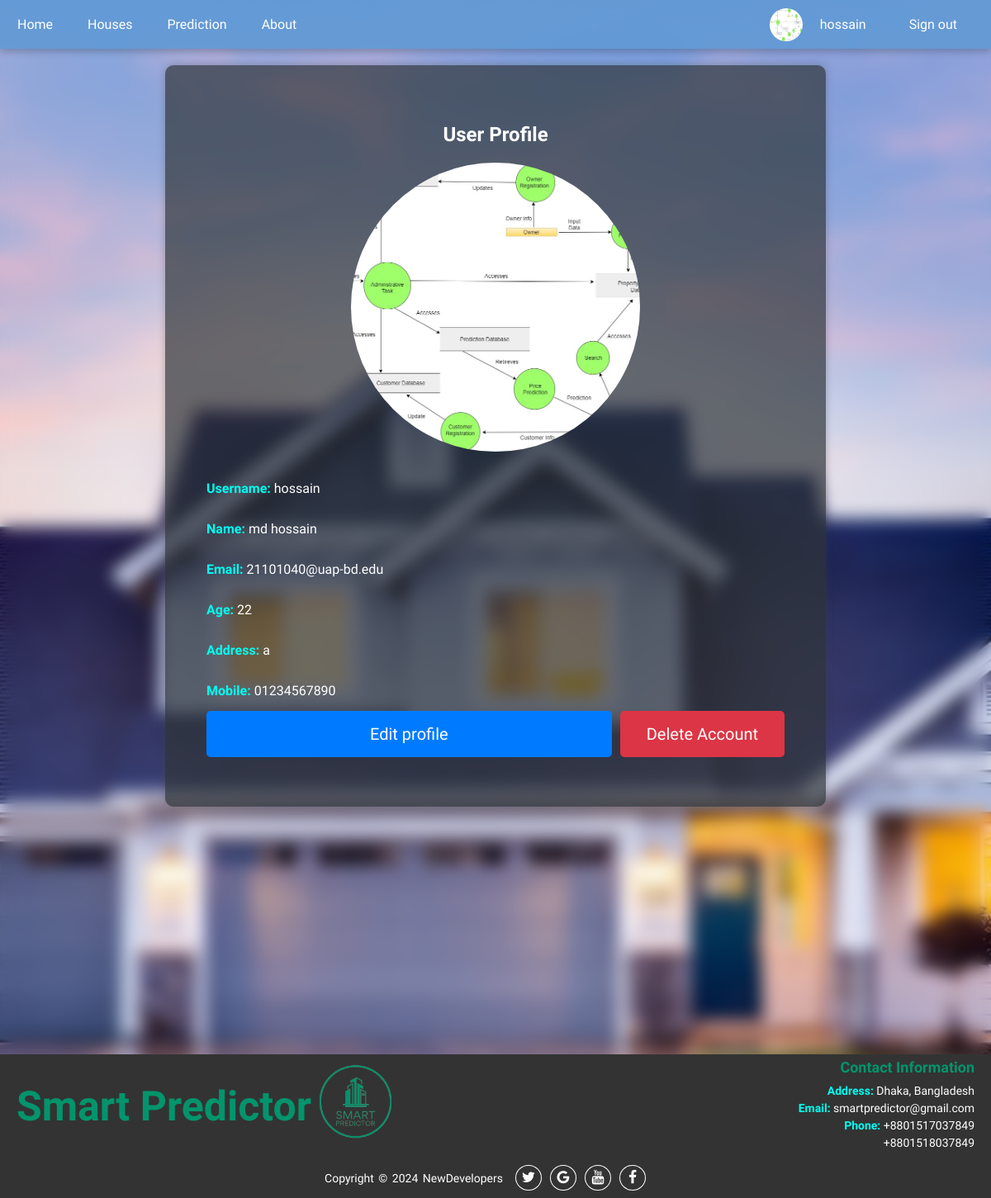
The app's page /user_profile/ (signed in) with its own data.
### myapp/models.py (models this page shows, shortened)
class UserProfile(models.Model):
    user = models.OneToOneField(User, on_delete=models.CASCADE)
    age = models.IntegerField()
    address = models.CharField(max_length=255)
    mobile = models.CharField(max_length=15)
    GENDER_CHOICES = (
        ('Male', 'Male'),
        ('Female', 'Female'),
    )
    gender = models.CharField(max_length=10, choices=GENDER_CHOICES)
    profile_picture = models.ImageField(upload_to="profile_pictures", blank=True, null=True)
    def fullname(self):
        return f"{self.user.first_name} {self.user.last_name}"

### myapp/views.py (the view, shortened to what this page needs)
# urls.py: path('user_profile/', views.user_profile, name='user_profile'),
@login_required
def user_profile(request):
    user_profile = UserProfile.objects.get(user=request.user)
    profile_form = UserProfileForm(instance=user_profile)
    user_form = UserForm(instance=request.user)
    context = {
        'user_profile': user_profile,
        'profile_form': profile_form,
        'user_form': user_form,
    }
    return render(request, 'user_profile.html', context)

### myapp/templates/user_profile.html (shortened to what this page needs)
{% extends 'base.html' %}
{% load static %}
{% block extra-styles %}
<link rel="stylesheet" href="{% static 'myapp/css/__user_profile.css' %}" />
{% endblock %}
{% block content %}
<div class="containerinfo" id="userProfileView" >
    <h2>User Profile</h2>
    {% if user_profile.profile_picture %}
        <div class="user-profile-picture">
            <img src="{{ user_profile.profile_picture.url }}" alt="Profile Picture">
        </div>
    {% else %}
        <p>No profile picture available</p><br>
    {% endif %}
    <div class="info">
        <p><strong>Username:</strong> {{ user_profile.user.username }}</p>
        <p><strong>Name:</strong> {{ user_profile.fullname }} </p>
        <p><strong>Email:</strong> {{ user_profile.user.email }}</p>
        <p><strong>Age:</strong> {{ user_profile.age }}</p>
        <p><strong>Address:</strong> {{ user_profile.address }}</p>
        <p><strong>Mobile:</strong> {{ user_profile.mobile }}</p>
    </div>
    <div class="button-container">
        <button id="editButton" class="b1">Edit profile</button>
        <form method="post">
            <button type="submit" name="delete_account" class="b2">Delete Account</button>
        </form>
    </div>
</div>
{% endblock %}

### myapp/templates/base.html (shortened to what this page needs)
<!DOCTYPE html>
{% load static %}
<html lang="en">
<head>
    <link rel="stylesheet" href="https://stackpath.bootstrapcdn.com/font-awesome/4.7.0/css/font-awesome.min.css">
    <link rel="stylesheet" href="{% static 'myapp/css/__base.css' %}" />
    {% block extra-styles %} {% endblock %}
</head>
<body>
    <div class="topnav">
        <a href="{% url 'home' %}">Home</a>
        <a href="{% url 'houses' %}">Houses</a>
        <a href="{% url 'prediction' %}">Prediction</a>
        <a href="{% url 'about_us' %}">About</a>
        <div id="user-links">
            {% if user.is_authenticated %}
                {% if user.is_superuser %}
                    <a href="{% url 'admin:index' %}" class="user-link">Admin Panel</a>
                {% else %}
                    <div class="user-info" id="user-profile-container">
                        <img src="" alt="Profile Picture" id="profile-picture" style="width: 40px; height: 40px; border-radius: 50%;">
                        <a href="{% url 'user_profile' %}" class="user-link">{{ user.username }}</a>
                    </div>
                {% endif %}
                <a href="{% url 'logout' %}" class="user-link">Sign out</a>
            {% else %}
                <a href="{% url 'login' %}" class="user-link">Login</a>
                <a href="{% url 'register' %}" class="user-link">Sign-up</a>
            {% endif %}
        </div>
    </div>
    {% block content %}{% endblock %}
    <footer>
        <div class="footer-content">
            <div class="logo">
                <span class="eseba">Smart Predictor</span>
                <img src="{% static 'myapp/images/favicon.png' %}"" alt="">
            </div>
            <div class="contact-info">
                <h3>Contact Information</h3>
                <ul>
                    <li><strong>Address:</strong> Dhaka, Bangladesh</li>
                    <li><strong>Email:</strong> smartpredictor@gmail.com</li>
                    <li><strong>Phone:</strong> +8801517037849</li>
                    <li>+8801518037849</li>
                </ul>
            </div>
        </div>
        <div class="footer-bottom">
            <p>Copyright &copy; 2024 NewDevelopers</p>
            <div class="footer-menu">
                <ul class="f-menu">
                    <li><a href="#"><i class="fa fa-twitter"></i></a></li>
                    <li><a href="#"><i class="fa fa-google"></i></a></li>
                    <li><a href="#"><i class="fa fa-youtube"></i></a></li>
                    <li><a href="#"><i class="fa fa-facebook"></i></a></li>
                </ul>
            </div>
        </div>
    </footer>
</body>
</html>

### myapp/static/myapp/css/__base.css (style rules this page uses)
* { margin: 0; padding: 0; box-sizing: border-box; font-family: Mooli; }
body { font-family: 'Mooli', sans-serif; display: flex; min-height: 100vh; align-items: center; text-align: center; background-image: url(../images/background.png); background-color: rgba(0, 0, 0, 0.103); backdrop-filter: blur(10px); background-size: cover; background-position: center; background-repeat: no-repeat; color: #fff; background-attachment: fixed; flex-direction: column; position: relative; }
.topnav { position: sticky; top: 0; width: 100%; z-index: 999; background-color: rgba(97, 154, 212, 0.9); box-shadow: 0 4px 8px rgba(0, 0, 0, 0.2); backdrop-filter: blur(20px); }
.topnav a { float: left; display: block; color: rgb(255, 255, 255); text-align: center; font-weight: normal; padding: 20px 16px; margin: 0 5px; transition: background-color 0.4s, transform 0.4s; text-decoration: none; }
#user-links { float: right; margin-right: 20px; display: flex; align-items: center; }
.user-link { color: #fff; text-align: center; padding: 20px 16px; margin: 0 5px; transition: transform 0.3s; text-decoration: none; }
.user-info { display: flex; align-items: center; margin-right: 10px; color: #fff; }
footer { width: 100%; color: #fff; text-align: center; }
.footer-content { background: #333; color: #fff; padding: 5px 20px; display: flex; justify-content: space-between; align-items: center; }
.logo img { max-width: 100px; height: auto; }
.logo .eseba { position: relative; top: -25px; margin: 0px auto; font-size: 50px; font-weight: 900; color: #03946C; }
.contact-info { text-align: right; }
.contact-info h3 { color: #03946C; font-size: 18px; margin-bottom: 10px; }
.contact-info ul { list-style-type: none; padding: 0; }
.contact-info ul li { font-size: 14px; margin: 5px 0; }
.contact-info ul li strong { font-weight: bold; }
.footer-bottom { background: #333; width: 100%; display: flex; align-items: center; justify-content: center; }
.footer-bottom p { font-size: 14px; word-spacing: 2px; text-transform: capitalize; margin: 0; }
.footer-menu { padding: 15px; float: right; }
.footer-menu ul { list-style: none; display: flex; align-items: center; justify-content: center; }
.footer-menu ul li { padding-right: 10px; display: block; }
.footer-menu ul li a { text-decoration: none; color: #fff; border: 1.1px solid white; padding: 5px; border-radius: 50%; }
.footer-menu ul li a i { font-size: 1.1rem; width: 20px; transition: color .4s ease; }

### myapp/static/myapp/css/__user_profile.css (style rules this page uses)
.containerinfo { float: left; width: 800px; min-height: 500px; padding: 50px; margin: 20px 20px 300px 20px; position: relative; text-align: left; color: rgb(255, 255, 255); border-radius: 10px; box-shadow: 0 0 10px rgba(69, 69, 69, 0.355); background-color: rgba(48, 53, 58, 0.699); backdrop-filter: blur(20px); }
h2 { text-align: center; font-size: 24px; padding-top: 20px; }
p { padding: 15px 0px; }
strong { color: rgb(0, 255, 242); }
.button-container { font-family: Mooli, sans-serif; display: flex; justify-content: space-between; margin-bottom: 10px; }
.button-container button { font-family: Mooli, sans-serif; background-color: #dc3545; font-size: 20px; color: #fff; padding: 16px 32px; border: none; border-radius: 5px; cursor: pointer; transition: background-color 0.3s ease; flex: 1; }
#editButton { background-color: #007BFF; margin-right: 10px; width: 100px; }
a { color: white; text-decoration: none; }
.user-profile-picture { width: 350px; height: 350px; border-radius: 50%; overflow: hidden; margin: 20px auto; }
.user-profile-picture img { width: 100%; height: 100%; object-fit: cover; }

### records on screen
UserProfile: profile_picture (picture), user.username "hossain", fullname "md hossain", user.email "21101040@uap-bd.edu", age "22", address "a", mobile "01234567890"

### other values on screen
{{ user.username }} "hossain"
